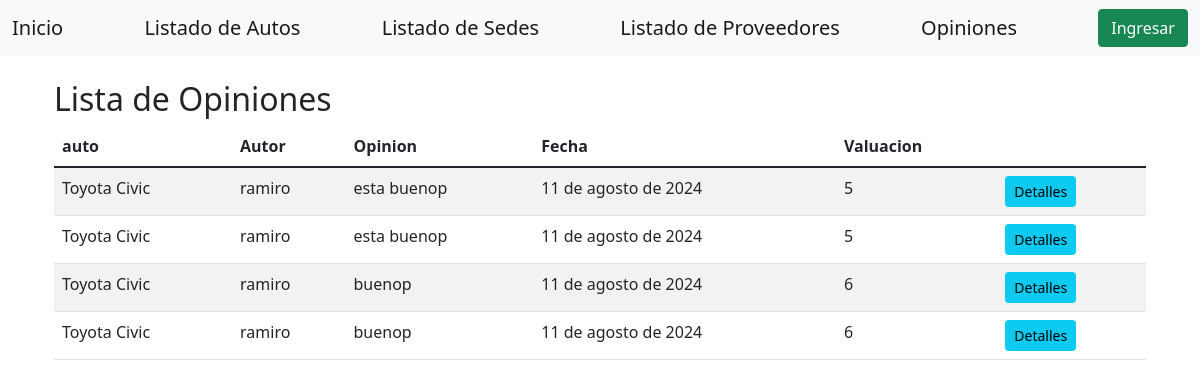
The page /concesionaria/comentario/ on the database as committed earlier.
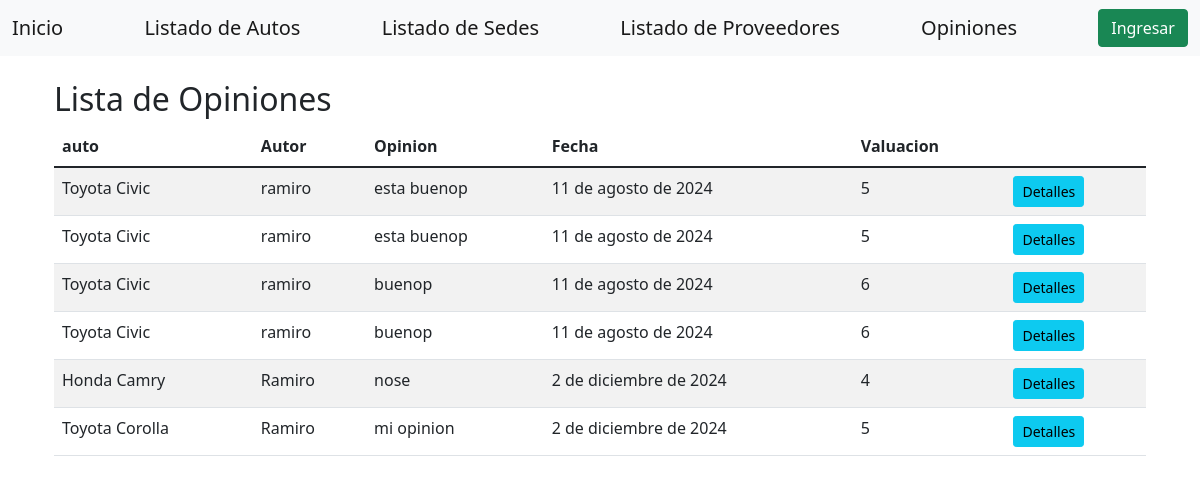
The same page on the database as committed later.
### concesionaria/models.py (models this page shows, shortened)
class Comentario(models.Model):
    auto = models.ForeignKey(
        Auto,
        on_delete=models.CASCADE,
        related_name='comentarios',
        verbose_name=_('auto')
    )
    author = models.ForeignKey(User, on_delete=models.CASCADE, verbose_name=_('autor'))
    text = models.TextField(verbose_name=_('texto'))
    date = models.DateField(auto_now_add=True, verbose_name=_('fecha'))
    rating = models.IntegerField(verbose_name=_('puntuación'))

class Auto(models.Model):
    marca = models.ForeignKey('Marca', on_delete=models.CASCADE, verbose_name=_('marca'))
    modelo = models.ForeignKey('Modelo', on_delete=models.CASCADE, verbose_name=_('modelo'))
    categoria = models.ForeignKey('Categoria', on_delete=models.CASCADE, verbose_name=_('categoria'))
    color = models.ForeignKey('Color', on_delete=models.CASCADE, verbose_name=_('color'))
    pais = models.ForeignKey('Pais', on_delete=models.CASCADE, verbose_name=_('pais'))
    numero_de_puertas = models.IntegerField(verbose_name=_('número de puertas'))
    cilindrada = models.DecimalField(max_digits=10, decimal_places=2, verbose_name=_('cilindrada'))
    tipo_de_combustible = models.CharField(max_length=50, verbose_name=_('tipo de combustible'))
    precio = models.DecimalField(max_digits=10, decimal_places=2, verbose_name=_('precio'))
    def __str__(self):
        return f'{self.marca.nombre} {self.modelo.nombre}'

class Marca(models.Model):
    nombre = models.CharField(max_length=100, unique=True, verbose_name=_('nombre'))

class Modelo(models.Model):
    nombre = models.CharField(max_length=100, unique=True, verbose_name=_('nombre'))

### concesionaria/views/comentario_view.py (the view)
class ComentarioView(View):
    def get(self, request, *args, **kwargs):
        updateLang(request)
        repo = ComentarioRepository()
        comentarios = repo.get_all()
        return render(
            request,
            'comentarios/list.html',
            dict(
                comentarios=comentarios
            )
        )

### concesionaria/repositories/comentario.py (called while the page is built)
    def get_all(self) -> List[Comentario]:
        return Comentario.objects.all()

### concesionaria/views/comentario_view.py (called while the page is built)
def updateLang(request):
     if not request.user.is_anonymous:
            profile = Profile.objects.get(user=request.user)
            lang = profile.language
            activate(lang)

### efiP1/context_processors/context_processors_profile.py (called while the page is built)
def profile(request):
    if not request.user.is_anonymous:
        profile = Profile.objects.get(user=request.user)
    else:
        profile=None
    return dict(
        profile=profile
    )

### concesionaria/templates/comentarios/list.html (shortened to what this page needs)
{% extends "home/base.html" %}
{% load i18n %}
{% block content %}
<div class="container mt-3">
    <h2>{% trans "Lista de Opiniones" %}</h2>
    <table class="table table-striped">
        <thead>
            <tr>
                <th>{% trans "auto" %}</th>
                <th>{% trans "Autor" %}</th>
                <th>{% trans "Opinion" %}</th>
                <th>{% trans "Fecha" %}</th>
                <th>{% trans "Valuacion" %}</th>
            </tr>
        </thead>
        <tbody>
            {% for comentario in comentarios %}
            <tr>
                <td>{{ comentario.auto }}</td>
                <td>{{ comentario.author.username }}</td>
                <td>{{ comentario.text }}</td>
                <td>{{ comentario.date }}</td>
                <td>{{ comentario.rating }}</td>
                <td>
                    <a href="" class="btn btn-info btn-sm">{% trans "Detalles" %}</a>
                </td>
            </tr>
            {% endfor %}
        </tbody>
    </table>
</div>
{% endblock %}

### home/templates/home/base.html (shortened to what this page needs)
<!DOCTYPE html>
<html lang="es">
<head>
    <link href="https://cdn.jsdelivr.net/npm/bootstrap@5.1.3/dist/css/bootstrap.min.css" rel="stylesheet">
</head>
<body>
    {% load i18n %}
    <nav class="navbar navbar-expand-lg navbar-light bg-light">
        <div class="container-fluid">
            <a class="navbar-brand" href="{% url 'index' %}">{% trans "Inicio" %}</a>
            <a class="navbar-brand" href="{% url 'auto_list' %}">{% trans "Listado de Autos" %}</a>
            <a class="navbar-brand" href="{% url 'sede_list' %}">{% trans "Listado de Sedes" %}</a>
            <a class="navbar-brand" href="{% url 'proveedor_list' %}">{% trans "Listado de Proveedores" %}</a>
            <a class="navbar-brand" href="{% url 'comentario_list' %}">{% trans "Opiniones" %}</a>
            {% if user.is_authenticated %}
                <a href="{% url 'logout' %}" class="btn btn-danger">{% trans "Salir" %}</a>
            {% else %}
                <a href="{% url 'login' %}" class="btn btn-success">{% trans "Ingresar" %}</a>
            {% endif %}
        </div>
    </nav>
    <div class="container mt-4">
        {% block content %}
        {% endblock %}
    </div>
</body>
</html>

Rows that differ between the two databases and show on the page:
added Comentario: auto "Honda Camry", author.username "Ramiro", text "nose", date "2 de diciembre de 2024", rating "4"
added Comentario: auto "Toyota Corolla", author.username "Ramiro", text "mi opinion", date "2 de diciembre de 2024", rating "5"
